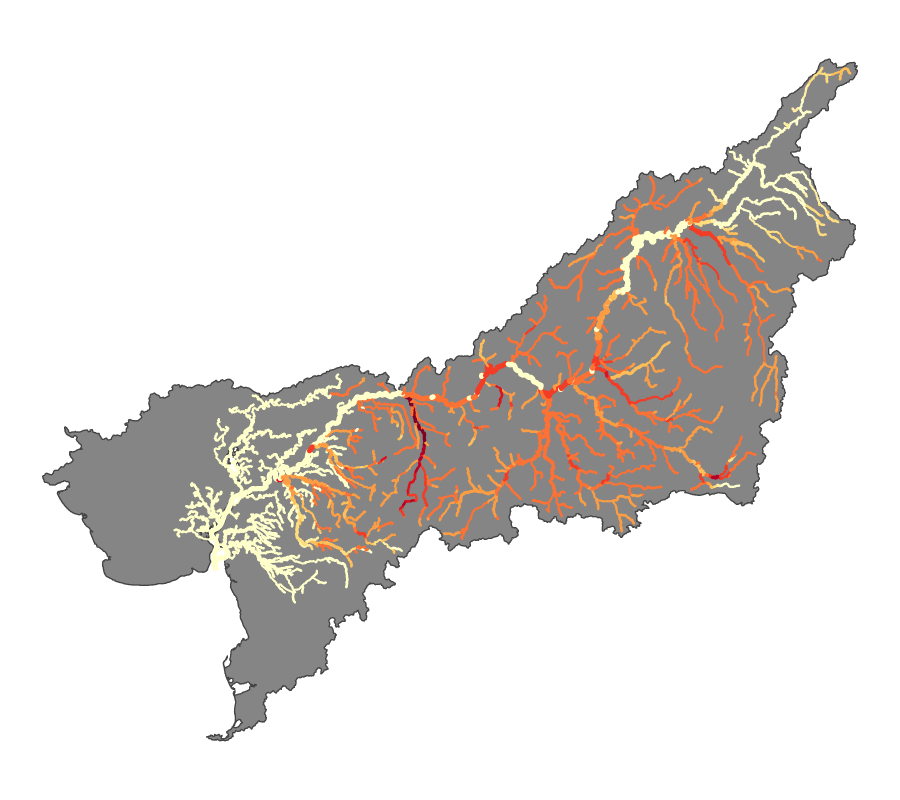
#> input picture Figures/01_ProdMaps/Kusko/Kusko_2017_relprod.png, 2700 x 2400 px (shown at 1/3 size); its folder holds only this picture in this run
$ python combine_panels.py
#> lines starting #> are read from the running program, lines starting #| are printed output that depends on the picture; after the words box and inside, x2 and y2 are one past the last pixel; in counts of white or black regions, pixels touching at a corner belong together
#!/usr/bin/env python3
"""Assemble one multi-panel figure per basin from the per-year PNGs.

Layout (one row per year):   [ YEAR ] [ production map ] [ density contour ]

Inputs are the PNGs written by:
  - 01_FullBasinRelativeProdMaps.R  -> Figures/01_ProdMaps/{Kusko,Yukon}/*_relprod.png
                                       (title-less maps with a large shared legend)
  - 02_ContourThreshnew.R           -> Figures/02_Contours/*_thresh0.7.png

Panels are used unmodified; only exterior whitespace is trimmed and each row is
scaled to a common height. A large bold year is drawn in the left margin so the
map side is labelled once the per-map titles have been removed.

USAGE (from project root):
  python3 Code/Analysis/combine_panels.py
Output: Figures/00_PubFigures/{Kuskokwim,Yukon}_MapsContours.{png,pdf}
"""
import os, glob
from PIL import Image, ImageDraw, ImageFont

ROOT = os.path.abspath(os.path.join(os.path.dirname(__file__), "..", ".."))
FIG  = os.path.join(ROOT, "Figures")
OUT  = os.path.join(FIG, "00_PubFigures")
os.makedirs(OUT, exist_ok=True)

BASINS = {
    "Kuskokwim": [(yr, f"{FIG}/01_ProdMaps/Kusko/Kusko_{yr}_relprod.png",
                       f"{FIG}/02_Contours/Kusko_{yr}_thresh0.7.png")
                  for yr in (2017, 2018, 2019, 2020, 2021, 2022)],
    "Yukon":     [(yr, f"{FIG}/01_ProdMaps/Yukon/Yukon_Full_{yr}_relprod.png",
                       f"{FIG}/02_Contours/Yukon_{yr}_thresh0.7.png")
                  for yr in (2015, 2016, 2021)],
}

BG=(255,255,255); ROW_H=1000; MARGIN=70; YEAR_COL=230; COL_GUTTER=40
ROW_GUTTER=46; RULE_COLOR=(223,223,223); RULE_H=2; YEAR_COLOR=(26,26,26)

def _font(size):
    for p in ["/usr/share/fonts/truetype/dejavu/DejaVuSans-Bold.ttf"] + \
             glob.glob("/usr/**/DejaVuSans-Bold.ttf", recursive=True):
        if os.path.exists(p):
            return ImageFont.truetype(p, size)
    try:                       # fall back to matplotlib's bundled font
        import matplotlib
        return ImageFont.truetype(os.path.join(
            matplotlib.get_data_path(), "fonts/ttf/DejaVuSans-Bold.ttf"), size)
    except Exception:
        return ImageFont.load_default()

def trim(im, thresh=248, pad=12):
#> called with thresh = 248, pad = 12
    im=im.convert("RGB")
#> im is the input picture: PIL image 2700x2400 RGB; mean R, G, B 228.6, 224.9, 222.1
    mask=im.convert("L").point(lambda p:255 if p<thresh else 0)
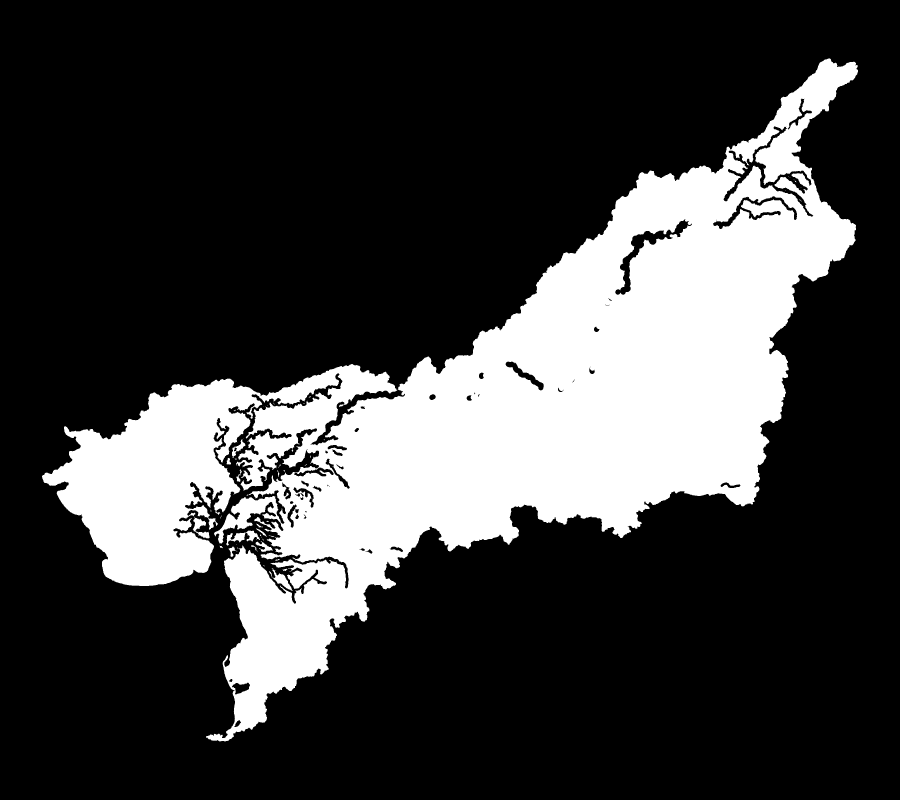
#> mask: PIL image 2700x2400 L (shown at 1/3 size); 24.1% white; 58 white regions (41 under 20 px), largest, box (x1, y1, x2, y2) and area: (126, 175, 2574, 2224) 1556667, (679, 1592, 780, 1637) 1774, (807, 1704, 878, 1773) 1379
    bbox=mask.getbbox()
#> bbox = (126, 175, 2574, 2224)
    if bbox is None: return im
    l,t,r,b=bbox
#> l = 126; t = 175; r = 2574; b = 2224
    return im.crop((max(0,l-pad),max(0,t-pad),min(im.width,r+pad),min(im.height,b+pad)))
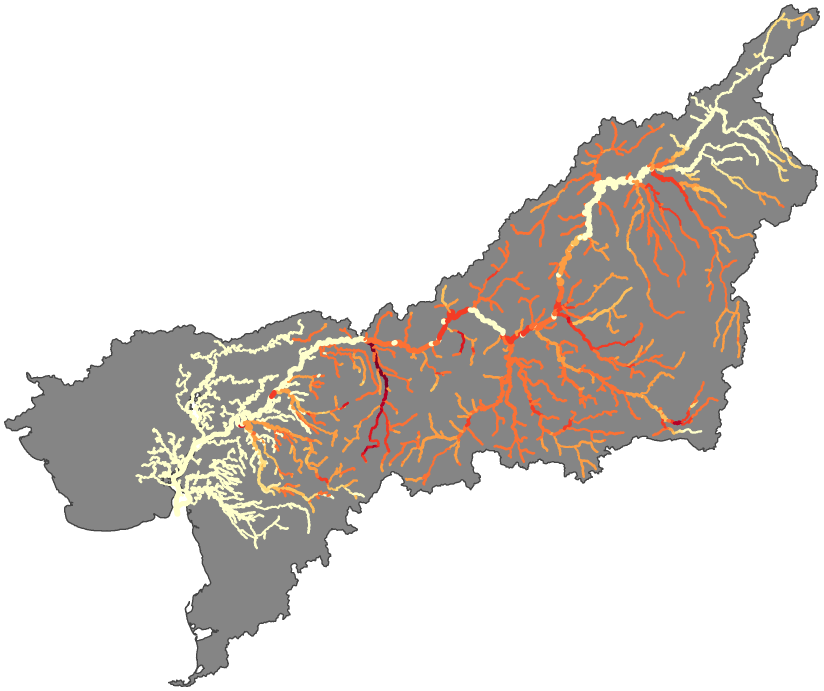
#> returned value: PIL image 2472x2073 RGB (shown at 1/3 size); mean R, G, B 221.7, 217, 213.3

def scale_to_h(im,h):
#> called with h = 1000
    return im.resize((round(im.width*h/im.height),h), Image.LANCZOS)
#> returned value: PIL image 1192x1000 RGB

def build(name, rows):
    panels=[(yr, scale_to_h(trim(Image.open(mp)),ROW_H),
#> (the run stopped early here; a loop or call above may not have finished)
